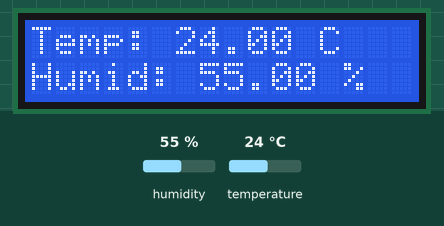
A sketch run on a simulated Arduino Uno, built with avr-gcc and run on an emulated ATmega328P. Parts: 16×2 character LCD. The inputs (shaded band) are chosen by the test bench; at power-on: humidity 55 %, temperature 24 °C. What the sketch prints to the serial monitor is not drawn.

Above: at 1.2 s.
1.3 s: humidity set to 68 %
At 4.7 s:
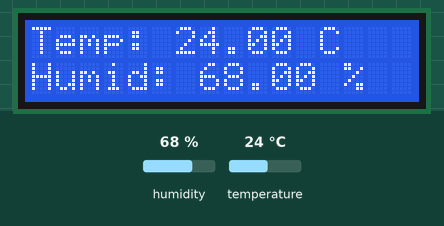
10.7 s: humidity set to 71 %
At 13.0 s:
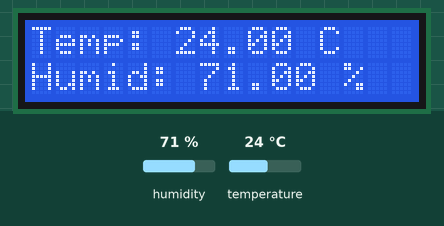
15.7 s: temperature set to 33 °C
At 17.2 s:
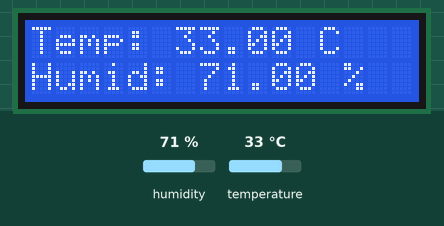
20.7 s: temperature set to 12 °C
At 25.5 s:
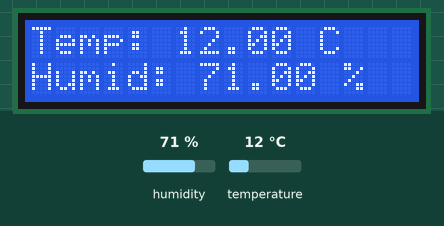
Timing chart, 0 to 27.0 s (numbered marks = the images above; inputs shaded):
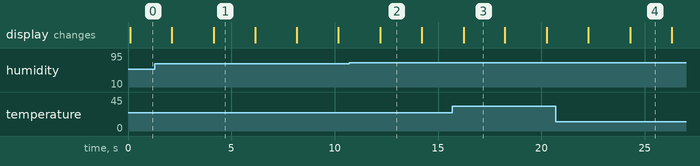

The sketch:

master_final.ino
```cpp
#include <DHT.h>
#include <LiquidCrystal.h>

#define DHTPIN 8
#define DHTTYPE DHT11

// Initialize the LCD display
LiquidCrystal lcd(12, 11, 5, 4, 3, 2);

DHT dht(DHTPIN, DHTTYPE);
void setup() {
  Serial.begin(38400);
  dht.begin();
  // Serial.begin(9600);
  Serial.println("Sending temperature and humidity data to HC-05 module");

  pinMode(3, OUTPUT);     // Configure pin 3 as an output pin
  digitalWrite(3, HIGH);  // Set pin 3 to HIGH to enable HC-05 communication

  Serial.begin(9600);    // HC-05 default speed in AT command mode
  lcd.begin(16, 2);
  lcd.setCursor(0, 0);

}

void loop() {
  Serial.println("----------");
  // Reading temperature and humidity data from the DHT11 sensor
  float temp = dht.readTemperature();
  float hum = dht.readHumidity();
  Serial.println("Temp: " + String(temp));
  Serial.println("Humidity: " + String(hum));
  Serial.println("----------");
  Serial.println("");

  lcd.print("Temp: ");
  lcd.print(temp);
  lcd.print(" C");
  lcd.setCursor(0, 1);
  lcd.print("Humid: ");
  lcd.print(hum);
  lcd.print(" %");
  delay(2000);
  lcd.clear();

  if (temp<30){
    if(hum<70){
      Serial.write('A');
    }else if(hum>69){
      Serial.write('C');
    }
  }else if(temp>29){
    Serial.write('B');
  }
  // if(temp < 33 && hum < 60){
  //   Serial.write('A');
  // }else if(temp >= 33 && hum >= 60){
  //   Serial.write('B');
  // }
  else{
    Serial.write('n');
  }
  delay(2000);  // Wait for 2 seconds before sending again
}
```

Measured:
- after the input at 1.3 s, the display: first differs from a run without the input after 2.8 s (image 1)
- after the input at 10.7 s, the display: changes after 1.5 s (image 2)
- after the input at 15.7 s, the display: changes after 0.54 s (image 3)
- after the input at 20.7 s, the display: first differs from a run without the input after 3.6 s (image 4)
- what the display in image 1 shows lasts 2.0 s, from 4.1 s to 6.1 s
